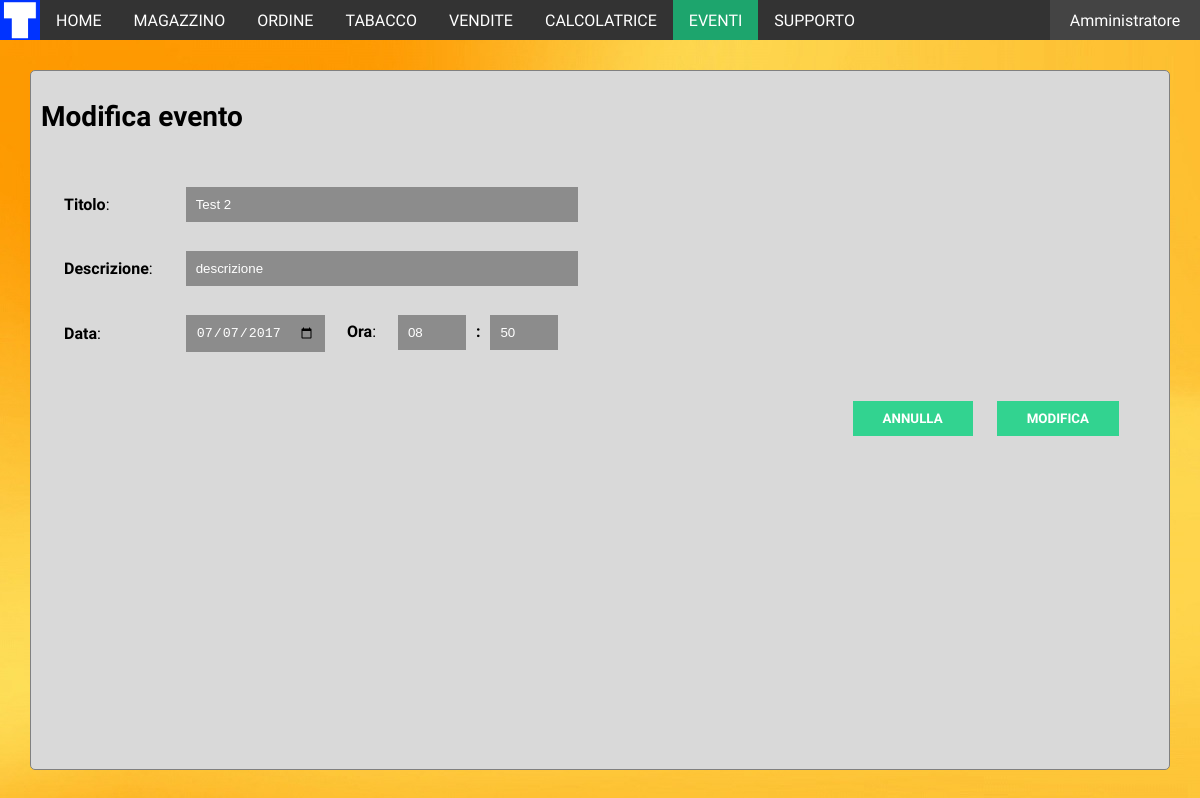
/modificaevento.php?id=2 (signed in), run on the app's committed database.
### tables this page shows
CREATE TABLE `evento` (
  `id` int(11) NOT NULL,
  `titolo` varchar(50) NOT NULL,
  `data` datetime NOT NULL,
  `descrizione` text,
  `completato` tinyint(4) NOT NULL,
  `tabaccheria` int(11) NOT NULL,
  `comune` varchar(75) NOT NULL,
  `provincia` varchar(2) NOT NULL
);

### php/session.php (called while the page is built, shortened)
<?php
$tabaccheria_numero = $_SESSION['num_tabaccheria'];
$tabaccheria_provincia = $_SESSION['provincia'];
$tabaccheria_comune = $_SESSION['comune'];
?>

### modificaevento.php (the view, shortened to what this page needs)
<?php
include("php/session.php");
if (isset($_GET["id"])) {
    $result = mysqli_query($conn, "SELECT * FROM evento WHERE id = '".$_GET["id"]."' AND tabaccheria = '".$tabaccheria_numero
                ."' AND provincia = '".$tabaccheria_provincia."' AND comune = '".$tabaccheria_comune."';");
    if(mysqli_num_rows($result) == 1){
        $evento = mysqli_fetch_array($result);
        $data_timestamp = strtotime($evento["data"]);
    } else {
        $_SESSION["dettagli_errore"] ="Evento non trovato!";
        $_SESSION["titolo_errore"] ="Errore individuazione evento di ID ".$_GET["id"]." nella tabaccheria specificata";
        header("Location: php/error.php");
    }
} else {
    $_SESSION["dettagli_errore"] = "Evento mancante";
    $_SESSION["titolo_errore"] ="L'ID dell'evento non è specificato nei parametri";
    header("Location: php/error.php");
}
?>
<html>
    <head>
        <link rel="stylesheet" href="css/navigation.css">
        <link rel="stylesheet" href="css/gestionale.css">
        <link rel="stylesheet" href="css/tableforms.css">
        <link rel="stylesheet" href="css/forms.css">
        <link rel="stylesheet" href="css/base.css">
    </head>
    <body>
        <?php
            include("navigation.php");
        ?>
        <div class=box>
            <h1>Modifica evento</h1>
            <form action="php/editevento.php" method="POST">
                <table id="dati">
                    <tr>
                        <td><b>Titolo</b>:</td>
                        <td>
                            <input type=text maxlength="50" name="titolo" style="width:100%" required value="<?php echo $evento["titolo"]; ?>"/>
                        </td>
                    </tr>
                    <tr>
                        <td><b>Descrizione</b>:</td>
                        <td>
                            <input type=text name="descrizione" style="width:100%" value="<?php echo $evento["descrizione"]; ?>"/>
                        </td>
                    </tr>
                    <tr>
                        <td><b>Data</b>:</td>
                        <td>
                            <input type=date name="data" value="<?php echo date("Y-m-d",$data_timestamp);?>"/> &nbsp;
                            <b>Ora</b>: &nbsp; <input type=number max=23 min=0 name="ora" required value="<?php echo date("H",$data_timestamp); ?>"
                               /><b>:</b><input type=number max=59 min=0 name="minuto" required value="<?php echo date("i",$data_timestamp); ?>"/>
                        </td>
                    </tr>
                </table>
                <div class=apply>
                    <input type=button class=tasto value='ANNULLA' onclick="window.location.href='eventi.php?timestamp=<?php echo strtotime(date("Y-m-d",$data_timestamp)); ?>';" />
                    <input type=submit class=tasto value='MODIFICA' />
                </div>
            </form>
        </div>
    </body>
</html>

### css/navigation.css (style rules this page uses)
body { margin: 0; }

### css/gestionale.css (style rules this page uses)
.box { position: absolute; background-color: #d9d9d9; top: 70px; left: 30px; bottom: 30px; right: 30px; border: solid 1px gray; border-radius: 5px; padding: 10px; overflow: auto; }

### css/tableforms.css (style rules this page uses)
#dati { padding: 10px; margin-left: 10px; border: none; }
#dati td { padding-top: 20px; padding-right: 20px; }

### css/forms.css (style rules this page uses)
input, select { padding:10px 10px; margin: 3px 10px; border:none; background:#8C8C8C; text-decoration: none; color: white; }
.tasto { font-family: "RobotoDraft", "Roboto", sans-serif; background: #32D390; border: 0; margin-left: 10px; padding: 10px 30px; text-decoration: none; font-weight: bold; color: white; }
div.apply { float: right; margin: 30px; }

### css/base.css (style rules this page uses)
body { font-family: 'RobotoDraft', Arial, sans-serif; }
h1 { font-size: 28px; }

### data on the page
evento: titolo "Test 2", descrizione "descrizione", data "07/07/2017", ora "08", minuto "50"

### other printed values
$logged_user_nome "Amministratore"
